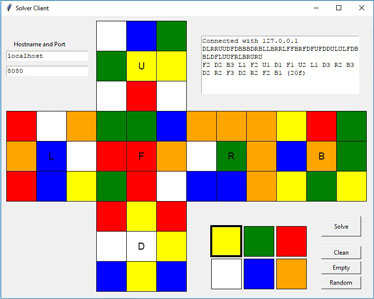
#> input picture RubiksCube-TwophaseSolver/gui_client.jpg, 374 x 299 px, given in place of the camera
$ python colordetect.py
#> lines starting #> are read from the running program, lines starting #| are printed output that depends on the picture
### const.py
import numpy as np
import func


import serial

arduino = serial.Serial(port='COM3', baudrate=9600, timeout=.1)

boundaries = {

    "Y":((0, 80,80), (60, 150, 150)),
    "O":((0,40,153),(50,178,255)),
    "R":((0,0,200),(50, 50, 255)),

    "B":((153, 0, 0), (255, 102, 102)),
    "W":((192,192,192),(255,255,255)),
    "G":((0, 200, 0), (100,200,100)),
}
for element in boundaries: # turn all elements in boundaries to numpy array
    boundaries[element] = np.array([np.array(boundaries[element][0]), np.array(boundaries[element][1])])

visible_cubes = [
    [[220,160],[265,180],[330,190],[365,165],[411,125]], # top left to right
    [[206,203],[251,217],[300,245],[300,295],[300,340]], # left top to bottom
    [[340,341],[340,294],[349,239],[390,209],[430,175]]  # right bottom to top
]

location = [
    [[19,22,25,39,42,45],[25,26,27,28,29,30],[27,24,21,16,13,10],[21,20,19,9,8,7]],
    [[19,22,25,39,42,45],[1,4,7,37,38,39],[54,51,48,43,40,37],[28,31,34,45,44,43]],
    [[7,8,9,19,20,21],[9,6,3,10,11,12],[3,2,1,46,47,48],[1,4,7,37,38,39]]
]

lastThree = [
    [49,52,15,18],
    [17,18,33,36],
    [35,36,53,52]
]

lastVisible = [
    [[365,165],[411,125],[390,209],[430,175]],
    [[340,294],[340,341],[300,295],[300,340]],
    [[340,294],[340,341],[300,295],[300,340]]
]

def visible(face):
    if face==0 or face==1:
        list = func.Reverse(visible_cubes[2][:3])+(visible_cubes[1][2:])

        return list
    if face == 2:
        list = visible_cubes[0][2:]+(visible_cubes[2][2:])
        # plot(list)
        return list

print(visible(2))

colors = ["O", "B", "R", "G", "Y","W"] # list order of colors

turns = ["F","L","U"] # order of the faces to turn during the color detection BYO

face = {
    "W":"D",
    "O":"L",
    "G":"B",
    "R":"R",
    "B":"F",
    "Y":"U"
}

num_to_face = ["L","F","R","B","U","D"]

### func.py
import matplotlib.pyplot as plt
import numpy as np
import const

def Reverse(lst):
    lst.reverse()
    return lst

# [11 lines left out: function plot, not called in this run]

def rotate(face):
    # rotate face clockwise
    const.arduino.write(bytes(face, 'ascii'))

def transform(color): # color processing to make boundary detection easier and more reliable
    output = np.int16(color)
    #print(output)

    if(output[2]-output[1]>=70):
        if(output[2]-output[0] >= 70): # REDNESS
            if(output[1]-output[0] > 30): #ORANGE
                    return np.array([10,100,200])

    for x in range(len(output)):

        if output[x]<=25:
            output[x] = 0
        if output[x]>=230:
            output[x] = 255

    if(output[2]-(output[1]+output[0]) >= 60): # RED

        return np.array([0,0,255])
    if(output[0]-(output[2]+output[1]) >= 20): # BLUE
        return np.array([255,0,0])
    if(abs(output[2]-output[1]) < 40): # YELLOW
        if(output[2]-output[0] > 10):
            return np.array([30,100,100])
    if(output[1] > (output[2]+output[0])-20): #GREEN
        return (100,200,100)
    if((abs(output[1] - output[0]) < 80) and (abs(output[2] - output[1]) < 60)): # WHITE
        return np.array([255,255,255])

    return np.array([255,255,255])

def colorOf(color): # compare the pixel read from camera to color definitions
    pixel = transform(color) #color processing

    for key in const.boundaries:

        if((pixel>=const.boundaries[key][0]).all() and (pixel<=const.boundaries[key][1]).all()): # complare pixel
            return key
    return "No Color Detected"

# [12 lines left out: function toArduino, not called in this run]

### colordetect.py
import cv2
import numpy as np
import time
import matplotlib.pyplot as plt
import func
import const

vid = cv2.VideoCapture(0) # initialize camera object
cubelist = [""] * 54 # define cube datatype

def detect():


    for face in range(3): # 3 faces to turn
        for rotation in range(4): # 4 turns per face


            # for x in range(6):
            #     cv2.circle(frame,(const.visible(face)[x][0],const.visible(face)[x][1]),4,(255,0,0),-1)
            while(True): # wait for key
                ret,frame = vid.read() # get picture
                frame = cv2.resize(frame, (640,480))
                cv2.imshow('frame',frame)
                if cv2.waitKey(1) & 0xFF == ord('q'):
                    break

            for x in range(6): # 6 pixels per 3 cubelets per rotation
                print(const.visible(face)[x][0],const.visible(face)[x][1],func.colorOf(frame[const.visible(face)[x][1]][const.visible(face)[x][0]]))
                cubelist[const.location[face][rotation][x]-1] = func.colorOf(frame[const.visible(face)[x][1]][const.visible(face)[x][0]]) # color detection

            func.rotate(const.turns[face])
            time.sleep(1)
            print("turned!")
#> this loop made 3 passes
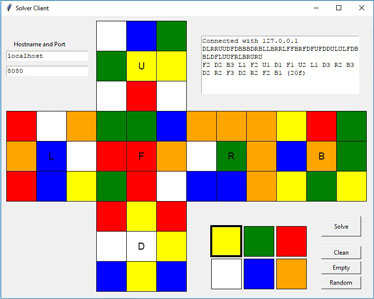
#> input picture RubiksCube-TwophaseSolver/gui_client.jpg, 374 x 299 px, given in place of the camera
#> pass 1, in detect, `cv2.imshow('frame',frame)`:
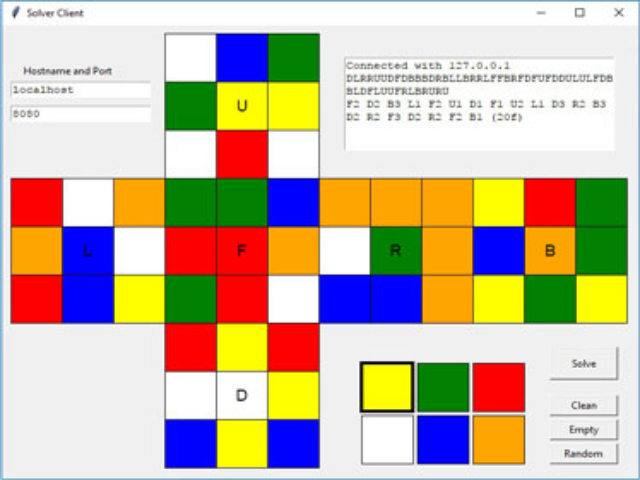
#> window 'frame': shape (480, 640, 3); mean B, G, R 162.3, 183.9, 199.8

    while(True): # wait for key
                ret,frame = vid.read() # get picture
                frame = cv2.resize(frame, (640,480))
                cv2.imshow('frame',frame)
                if cv2.waitKey(1) & 0xFF == ord('q'):
                    break

    #determine the last 9 slots on the back of the cube
    # R' U then look at [365,165],[411,125] and [390,209],[430,175]
    func.rotate("R")
    time.sleep(1)
    func.rotate("R")
    time.sleep(1)
    func.rotate("R")
    time.sleep(1)
    func.rotate("U")
    while(True): # wait for key
                ret,frame = vid.read() # get picture
                frame = cv2.resize(frame, (640,480))
                cv2.imshow('frame',frame)
                if cv2.waitKey(1) & 0xFF == ord('q'):
                    break
    for x in range(4):
        print(const.lastThree[0][x]-1)
        cubelist[const.lastThree[0][x]-1] = func.colorOf(frame[const.lastVisible[0][x][1]][const.lastVisible[0][x][0]])
    print(cubelist)
    func.rotate("U")
    time.sleep(1)
    func.rotate("U")
    time.sleep(1)
    func.rotate("U")
    time.sleep(1)
    func.rotate("R")

    # D' F then look at [300,295],[300,340] and [340,341],[340,294]
    func.rotate("D")
    time.sleep(1)
    func.rotate("D")
    time.sleep(1)
    func.rotate("D")
    time.sleep(1)
    func.rotate("F")
    while(True): # wait for key
                ret,frame = vid.read() # get picture
                frame = cv2.resize(frame, (640,480))
                cv2.imshow('frame',frame)
                if cv2.waitKey(1) & 0xFF == ord('q'):
                    break
    for x in range(4):
        print(const.lastThree[1][x]-1)
        cubelist[const.lastThree[1][x]-1] = func.colorOf(frame[const.lastVisible[1][x][1]][const.lastVisible[1][x][0]])
    func.rotate("F")
    time.sleep(1)
    func.rotate("F")
    time.sleep(1)
    func.rotate("F")
    time.sleep(1)
    func.rotate("D")

    # D L' then look at [300,295],[300,340] and [340,341],[340,294]
    func.rotate("D")
    time.sleep(1)
    func.rotate("L")
    time.sleep(1)
    func.rotate("L")
    time.sleep(1)
    func.rotate("L")
    while(True): # wait for key
                ret,frame = vid.read() # get picture
                frame = cv2.resize(frame, (640,480))
                cv2.imshow('frame',frame)
                if cv2.waitKey(1) & 0xFF == ord('q'):
                    break
    for x in range(4):
        cubelist[const.lastThree[2][x]-1] = func.colorOf(frame[const.lastVisible[2][x][1]][const.lastVisible[2][x][0]])
    func.rotate("L")
    time.sleep(1)
    func.rotate("D")
    time.sleep(1)
    func.rotate("D")
    time.sleep(1)
    func.rotate("D")

    middle =  [41, 23, 14, 50, 5, 32]
    for x in range(len(middle)): # TODO make sure this matches the standard
        cubelist[middle[x]-1] = const.colors[x]

    print(cubelist)
    cube = "".join(cubelist) # turn the array "cubelist" into string
    print(cube)

    cv2.destroyAllWindows() # cv2 window cleanup
    return cube

if __name__ == "__main__":
    pass
    print(detect())
